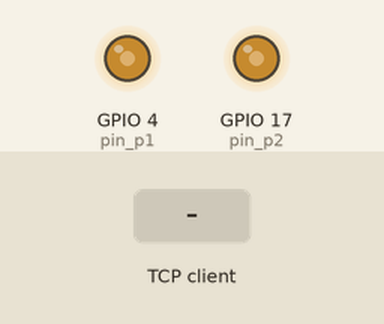
The program below on a simulated Raspberry Pi (BCM pin numbers). Shown: output pins drawn as LEDs (lit = HIGH). The test bench sets the inputs (shaded band). One TCP client connects 1 s after the port opens and stays connected; what the program prints to the terminal is not drawn.

Above: at 1.2 s.
1.3 s: the TCP client sends "up"
At 2.4 s:
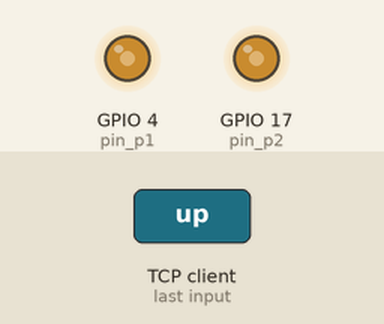
2.8 s: the TCP client sends "down"
At 3.5 s:
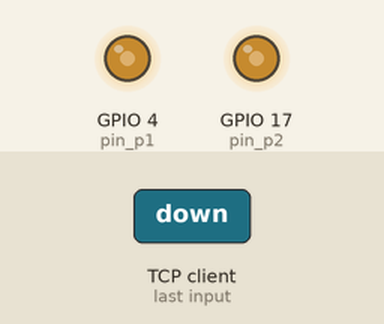
Timing chart, 0 to 5.8 s (numbered marks = the images above; inputs shaded):
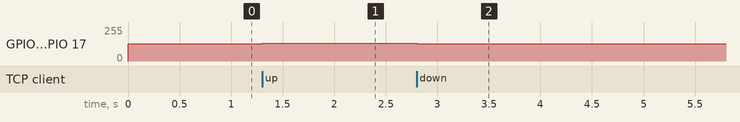

The program:

02-server_car.py
```python
#!/usr/bin/python3
import RPi.GPIO as GPIO
import time
import socket


class ServerSocketCar(object):
    '''
    创建服务端通信socket
    '''
    def __init__(self):

        # 实例化CarPi对象
        self.car_pi = CarPi()
        # 创建服务器socket并进行端口绑定监听
        self.server_socket = socket.socket(socket.AF_INET, socket.SOCK_STREAM)
        self.server_socket.setsockopt(socket.SOL_SOCKET, socket.SO_REUSEADDR, 1)
        self.server_socket.bind(('', 9900))
        self.server_socket.listen(128)

    def recv_socket(self):
        # 链接成功,返回客户端通信socket
        self.client_socket, self.port_ip = self.server_socket.accept()
        # 打印当前链接客户端
        print('链接成功,客户端是:', self.port_ip)
        # 接收发送内容
        while True:
            # 接收数据,并解码
            self.date = self.client_socket.recv(1024)
            self.recv_data = self.date.decode('utf-8')
            # 当数据为空时,表示断开链接,结束,继续监听下一个客户端
            if not self.recv_data:
                print('链接断开--bye')
                # 占空比设置为50%
                self.car_pi.dc = 50
                return
            # 调用CarPi实例化方法,进行硬件部分操作
            self.car_pi.car_way(self.recv_data)

    def main_run(self):
        '''
        程序运行入口
        '''
        while True:
            self.recv_socket()

    def __del__(self):
        '''
        实例结束时资源回收
        '''
        self.client_socket.close()
        self.server_socket.close()


class CarPi(object):
    '''
    创建Raspberry类
    '''
    # 初始化硬件
    def __init__(self):
        # 初始化引脚
        GPIO.setmode(GPIO.BCM)  # set pinmode 设置管脚模式
        GPIO.setwarnings(False)  # 忽略引脚设置报错.引脚非in状态报错
        # # my GPIO [4, 17, 10 ,9, 11, 14, 15 ,18 ,23 ,24, 25, 8, 7]
        # # 两个软件pwm, 两个方向接口
        GPIO.setup((4, 17), GPIO.OUT)
        self.pin_p1 = GPIO.PWM(4, 50)
        self.pin_p2 = GPIO.PWM(17, 50)
        # 占空比
        self.dc = 50
        self.pin_p1.start(self.dc)
        self.pin_p2.start(self.dc)

    def car_way(self, way):
        '''
        小车运行状态,变更
        '''
        # print('开头--', self.dc)
        # 占空比必须为0~100否则自动结束
        if way == 'up' and 0 <= self.dc < 100:
            self.dc += 3
            self.pin_p1.ChangeDutyCycle(self.dc)
            self.pin_p2.ChangeDutyCycle(self.dc)
            # print('速度+1', self.dc)
        if way == 'down' and 0 < self.dc <= 100:
            self.dc -= 3
            self.pin_p1.ChangeDutyCycle(self.dc)
            self.pin_p2.ChangeDutyCycle(self.dc)
            # print('速度-1', self.dc)
        if way == 'left':
            GPIO.setup((10, 9), GPIO.OUT)
            GPIO.output(10, GPIO.LOW)
            GPIO.output(9, GPIO.HIGH)
            GPIO.cleanup((10, 9))
            # print('左拐+1')
        if way == 'right':
            GPIO.setup((10, 9), GPIO.OUT)
            GPIO.output(10, GPIO.HIGH)
            GPIO.output(9, GPIO.LOW)
            GPIO.cleanup((10, 9))
            # print('右拐-1')

    def __del__(self):
        '''
        运行结束后,清理输出端口
        '''
        GPIO.cleanup()


if __name__ == '__main__':
    car = ServerSocketCar()
    car.main_run()
```

Measured:
- after the input at 1.3 s, GPIO 4 (pin_p1), GPIO 17 (pin_p2): 128/255 → 135/255 at once
- after the input at 2.8 s, GPIO 4 (pin_p1), GPIO 17 (pin_p2): 135/255 → 128/255 at once
